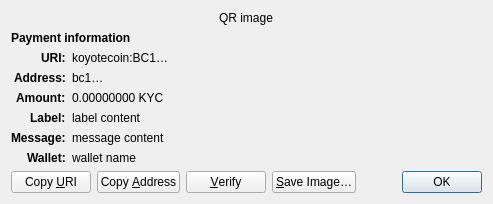
<?xml version="1.0" encoding="UTF-8"?>
<ui version="4.0">
 <class>ReceiveRequestDialog</class>
 <widget class="QDialog" name="ReceiveRequestDialog">
  <property name="geometry">
   <rect>
    <x>0</x>
    <y>0</y>
    <width>413</width>
    <height>229</height>
   </rect>
  </property>
  <property name="windowTitle">
   <string>Request payment to …</string>
  </property>
  <layout class="QGridLayout" name="gridLayout" columnstretch="0,1">
   <property name="sizeConstraint">
    <enum>QLayout::SetFixedSize</enum>
   </property>
   <item row="0" column="0" colspan="2" alignment="Qt::AlignHCenter">
    <widget class="QRImageWidget" name="qr_code">
     <property name="text">
      <string notr="true">QR image</string>
     </property>
     <property name="textInteractionFlags">
      <set>Qt::NoTextInteraction</set>
     </property>
    </widget>
   </item>
   <item row="1" column="0" colspan="2">
    <widget class="QLabel" name="payment_header">
     <property name="font">
      <font>
       <weight>75</weight>
       <bold>true</bold>
      </font>
     </property>
     <property name="text">
      <string>Payment information</string>
     </property>
     <property name="textInteractionFlags">
      <set>Qt::NoTextInteraction</set>
     </property>
    </widget>
   </item>
   <item row="2" column="0" alignment="Qt::AlignRight|Qt::AlignTop">
    <widget class="QLabel" name="uri_tag">
     <property name="font">
      <font>
       <weight>75</weight>
       <bold>true</bold>
      </font>
     </property>
     <property name="text">
      <string notr="true">URI:</string>
     </property>
     <property name="textFormat">
      <enum>Qt::PlainText</enum>
     </property>
     <property name="textInteractionFlags">
      <set>Qt::NoTextInteraction</set>
     </property>
    </widget>
   </item>
   <item row="2" column="1" alignment="Qt::AlignTop">
    <widget class="QLabel" name="uri_content">
     <property name="text">
      <string notr="true">koyotecoin:BC1…</string>
     </property>
     <property name="textFormat">
      <enum>Qt::RichText</enum>
     </property>
     <property name="wordWrap">
      <bool>true</bool>
     </property>
     <property name="textInteractionFlags">
      <set>Qt::TextSelectableByMouse</set>
     </property>
    </widget>
   </item>
   <item row="3" column="0" alignment="Qt::AlignRight|Qt::AlignTop">
    <widget class="QLabel" name="address_tag">
     <property name="font">
      <font>
       <weight>75</weight>
       <bold>true</bold>
      </font>
     </property>
     <property name="text">
      <string>Address:</string>
     </property>
     <property name="textInteractionFlags">
      <set>Qt::NoTextInteraction</set>
     </property>
    </widget>
   </item>
   <item row="3" column="1" alignment="Qt::AlignTop">
    <widget class="QLabel" name="address_content">
     <property name="text">
      <string notr="true">bc1…</string>
     </property>
     <property name="textFormat">
      <enum>Qt::PlainText</enum>
     </property>
     <property name="textInteractionFlags">
      <set>Qt::TextSelectableByMouse</set>
     </property>
    </widget>
   </item>
   <item row="4" column="0" alignment="Qt::AlignRight|Qt::AlignTop">
    <widget class="QLabel" name="amount_tag">
     <property name="font">
      <font>
       <weight>75</weight>
       <bold>true</bold>
      </font>
     </property>
     <property name="text">
      <string>Amount:</string>
     </property>
     <property name="textInteractionFlags">
      <set>Qt::NoTextInteraction</set>
     </property>
    </widget>
   </item>
   <item row="4" column="1" alignment="Qt::AlignTop">
    <widget class="QLabel" name="amount_content">
     <property name="text">
      <string notr="true">0.00000000 KYC</string>
     </property>
     <property name="textFormat">
      <enum>Qt::PlainText</enum>
     </property>
     <property name="textInteractionFlags">
      <set>Qt::TextSelectableByMouse</set>
     </property>
    </widget>
   </item>
   <item row="5" column="0" alignment="Qt::AlignRight|Qt::AlignTop">
    <widget class="QLabel" name="label_tag">
     <property name="font">
      <font>
       <weight>75</weight>
       <bold>true</bold>
      </font>
     </property>
     <property name="text">
      <string>Label:</string>
     </property>
     <property name="textInteractionFlags">
      <set>Qt::NoTextInteraction</set>
     </property>
    </widget>
   </item>
   <item row="5" column="1" alignment="Qt::AlignTop">
    <widget class="QLabel" name="label_content">
     <property name="text">
      <string notr="true">label content</string>
     </property>
     <property name="textFormat">
      <enum>Qt::PlainText</enum>
     </property>
     <property name="wordWrap">
      <bool>true</bool>
     </property>
     <property name="textInteractionFlags">
      <set>Qt::TextSelectableByMouse</set>
     </property>
    </widget>
   </item>
   <item row="6" column="0" alignment="Qt::AlignRight|Qt::AlignTop">
    <widget class="QLabel" name="message_tag">
     <property name="font">
      <font>
       <weight>75</weight>
       <bold>true</bold>
      </font>
     </property>
     <property name="text">
      <string>Message:</string>
     </property>
     <property name="textInteractionFlags">
      <set>Qt::NoTextInteraction</set>
     </property>
    </widget>
   </item>
   <item row="6" column="1" alignment="Qt::AlignTop">
    <widget class="QLabel" name="message_content">
     <property name="text">
      <string notr="true">message content</string>
     </property>
     <property name="textFormat">
      <enum>Qt::PlainText</enum>
     </property>
     <property name="wordWrap">
      <bool>true</bool>
     </property>
     <property name="textInteractionFlags">
      <set>Qt::TextSelectableByMouse</set>
     </property>
    </widget>
   </item>
   <item row="7" column="0" alignment="Qt::AlignRight|Qt::AlignTop">
    <widget class="QLabel" name="wallet_tag">
     <property name="font">
      <font>
       <weight>75</weight>
       <bold>true</bold>
      </font>
     </property>
     <property name="text">
      <string>Wallet:</string>
     </property>
     <property name="textInteractionFlags">
      <set>Qt::NoTextInteraction</set>
     </property>
    </widget>
   </item>
   <item row="7" column="1" alignment="Qt::AlignTop">
    <widget class="QLabel" name="wallet_content">
     <property name="text">
      <string notr="true">wallet name</string>
     </property>
     <property name="textFormat">
      <enum>Qt::PlainText</enum>
     </property>
     <property name="wordWrap">
      <bool>true</bool>
     </property>
     <property name="textInteractionFlags">
      <set>Qt::TextSelectableByMouse</set>
     </property>
    </widget>
   </item>
   <item row="8" column="0" colspan="2">
    <layout class="QHBoxLayout" name="horizontalLayout">
     <item>
      <widget class="QPushButton" name="btnCopyURI">
       <property name="text">
        <string>Copy &amp;URI</string>
       </property>
       <property name="autoDefault">
        <bool>false</bool>
       </property>
      </widget>
     </item>
     <item>
      <widget class="QPushButton" name="btnCopyAddress">
       <property name="text">
        <string>Copy &amp;Address</string>
       </property>
       <property name="autoDefault">
        <bool>false</bool>
       </property>
      </widget>
     </item>
     <item>
      <widget class="QPushButton" name="btnVerify">
       <property name="text">
        <string>&amp;Verify</string>
       </property>
       <property name="toolTip">
        <string>Verify this address on e.g. a hardware wallet screen</string>
       </property>
       <property name="autoDefault">
        <bool>false</bool>
       </property>
      </widget>
     </item>
     <item>
      <widget class="QPushButton" name="btnSaveAs">
       <property name="text">
        <string>&amp;Save Image…</string>
       </property>
       <property name="autoDefault">
        <bool>false</bool>
       </property>
      </widget>
     </item>
     <item>
      <spacer name="horizontalSpacer_2">
       <property name="orientation">
        <enum>Qt::Horizontal</enum>
       </property>
       <property name="sizeHint" stdset="0">
        <size>
         <width>40</width>
         <height>20</height>
        </size>
       </property>
      </spacer>
     </item>
     <item>
      <widget class="QDialogButtonBox" name="buttonBox">
       <property name="focusPolicy">
        <enum>Qt::StrongFocus</enum>
       </property>
       <property name="standardButtons">
        <set>QDialogButtonBox::Ok</set>
       </property>
      </widget>
     </item>
    </layout>
   </item>
  </layout>
 </widget>
 <customwidgets>
  <customwidget>
   <class>QRImageWidget</class>
   <extends>QLabel</extends>
   <header>qt/qrimagewidget.h</header>
  </customwidget>
 </customwidgets>
 <tabstops>
  <tabstop>buttonBox</tabstop>
  <tabstop>btnCopyURI</tabstop>
  <tabstop>btnCopyAddress</tabstop>
  <tabstop>btnSaveAs</tabstop>
 </tabstops>
 <resources/>
 <connections>
  <connection>
   <sender>buttonBox</sender>
   <signal>accepted()</signal>
   <receiver>ReceiveRequestDialog</receiver>
   <slot>accept()</slot>
   <hints>
    <hint type="sourcelabel">
     <x>135</x>
     <y>230</y>
    </hint>
    <hint type="destinationlabel">
     <x>135</x>
     <y>126</y>
    </hint>
   </hints>
  </connection>
 </connections>
</ui>
